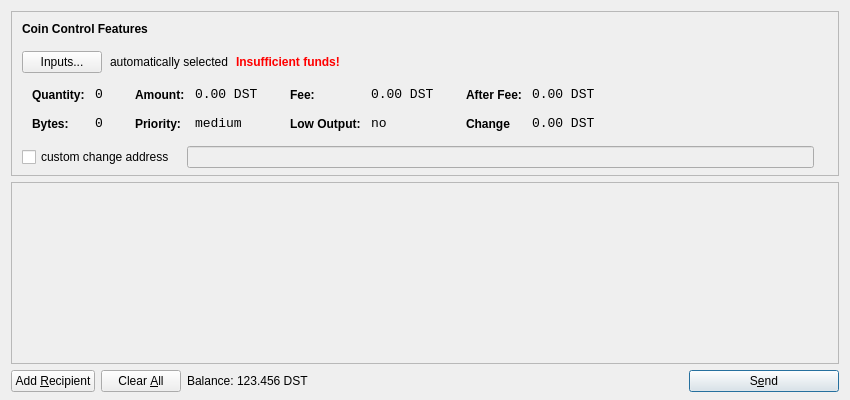
<?xml version="1.0" encoding="UTF-8"?>
<ui version="4.0">
 <class>SendCoinsDialog</class>
 <widget class="QDialog" name="SendCoinsDialog">
  <property name="geometry">
   <rect>
    <x>0</x>
    <y>0</y>
    <width>850</width>
    <height>400</height>
   </rect>
  </property>
  <property name="windowTitle">
   <string>Send Coins</string>
  </property>
  <layout class="QVBoxLayout" name="verticalLayout" stretch="0,1,0">
   <property name="bottomMargin">
    <number>8</number>
   </property>
   <item>
    <widget class="QFrame" name="frameCoinControl">
     <property name="sizePolicy">
      <sizepolicy hsizetype="Expanding" vsizetype="Expanding">
       <horstretch>0</horstretch>
       <verstretch>0</verstretch>
      </sizepolicy>
     </property>
     <property name="maximumSize">
      <size>
       <width>16777215</width>
       <height>16777215</height>
      </size>
     </property>
     <property name="frameShape">
      <enum>QFrame::StyledPanel</enum>
     </property>
     <property name="frameShadow">
      <enum>QFrame::Sunken</enum>
     </property>
     <layout class="QVBoxLayout" name="verticalLayoutCoinControl2">
      <property name="spacing">
       <number>6</number>
      </property>
      <property name="leftMargin">
       <number>0</number>
      </property>
      <property name="topMargin">
       <number>0</number>
      </property>
      <property name="rightMargin">
       <number>0</number>
      </property>
      <property name="bottomMargin">
       <number>6</number>
      </property>
      <item>
       <layout class="QVBoxLayout" name="verticalLayoutCoinControl" stretch="0,0,0,0,1">
        <property name="spacing">
         <number>0</number>
        </property>
        <property name="leftMargin">
         <number>10</number>
        </property>
        <property name="topMargin">
         <number>10</number>
        </property>
        <item>
         <layout class="QHBoxLayout" name="horizontalLayoutCoinControl1">
          <property name="bottomMargin">
           <number>15</number>
          </property>
          <item>
           <widget class="QLabel" name="labelCoinControlFeatures">
            <property name="sizePolicy">
             <sizepolicy hsizetype="Preferred" vsizetype="Maximum">
              <horstretch>0</horstretch>
              <verstretch>0</verstretch>
             </sizepolicy>
            </property>
            <property name="font">
             <font>
              <weight>75</weight>
              <bold>true</bold>
             </font>
            </property>
            <property name="styleSheet">
             <string notr="true">font-weight:bold;</string>
            </property>
            <property name="text">
             <string>Coin Control Features</string>
            </property>
           </widget>
          </item>
         </layout>
        </item>
        <item>
         <layout class="QHBoxLayout" name="horizontalLayoutCoinControl2" stretch="0,0,0,0">
          <property name="spacing">
           <number>8</number>
          </property>
          <property name="bottomMargin">
           <number>10</number>
          </property>
          <item>
           <widget class="QPushButton" name="pushButtonCoinControl">
            <property name="styleSheet">
             <string notr="true"/>
            </property>
            <property name="text">
             <string>Inputs...</string>
            </property>
           </widget>
          </item>
          <item>
           <widget class="QLabel" name="labelCoinControlAutomaticallySelected">
            <property name="text">
             <string>automatically selected</string>
            </property>
            <property name="margin">
             <number>5</number>
            </property>
           </widget>
          </item>
          <item>
           <widget class="QLabel" name="labelCoinControlInsuffFunds">
            <property name="font">
             <font>
              <weight>75</weight>
              <bold>true</bold>
             </font>
            </property>
            <property name="styleSheet">
             <string notr="true">color:red;font-weight:bold;</string>
            </property>
            <property name="text">
             <string>Insufficient funds!</string>
            </property>
            <property name="margin">
             <number>5</number>
            </property>
           </widget>
          </item>
          <item>
           <spacer name="horizontalSpacerCoinControl">
            <property name="orientation">
             <enum>Qt::Horizontal</enum>
            </property>
            <property name="sizeHint" stdset="0">
             <size>
              <width>40</width>
              <height>1</height>
             </size>
            </property>
           </spacer>
          </item>
         </layout>
        </item>
        <item>
         <widget class="QWidget" name="widgetCoinControl" native="true">
          <property name="sizePolicy">
           <sizepolicy hsizetype="Preferred" vsizetype="Preferred">
            <horstretch>0</horstretch>
            <verstretch>0</verstretch>
           </sizepolicy>
          </property>
          <property name="minimumSize">
           <size>
            <width>0</width>
            <height>0</height>
           </size>
          </property>
          <property name="styleSheet">
           <string notr="true"/>
          </property>
          <layout class="QHBoxLayout" name="horizontalLayoutCoinControl5">
           <property name="leftMargin">
            <number>0</number>
           </property>
           <property name="topMargin">
            <number>0</number>
           </property>
           <property name="rightMargin">
            <number>0</number>
           </property>
           <property name="bottomMargin">
            <number>0</number>
           </property>
           <item>
            <layout class="QHBoxLayout" name="horizontalLayoutCoinControl3" stretch="0,0,0,1">
             <property name="spacing">
              <number>20</number>
             </property>
             <property name="topMargin">
              <number>0</number>
             </property>
             <property name="bottomMargin">
              <number>10</number>
             </property>
             <item>
              <layout class="QFormLayout" name="formLayoutCoinControl1">
               <property name="horizontalSpacing">
                <number>10</number>
               </property>
               <property name="verticalSpacing">
                <number>14</number>
               </property>
               <property name="leftMargin">
                <number>10</number>
               </property>
               <property name="topMargin">
                <number>4</number>
               </property>
               <property name="rightMargin">
                <number>6</number>
               </property>
               <item row="0" column="0">
                <widget class="QLabel" name="labelCoinControlQuantityText">
                 <property name="styleSheet">
                  <string notr="true">font-weight:bold;</string>
                 </property>
                 <property name="text">
                  <string>Quantity:</string>
                 </property>
                 <property name="margin">
                  <number>0</number>
                 </property>
                </widget>
               </item>
               <item row="0" column="1">
                <widget class="QLabel" name="labelCoinControlQuantity">
                 <property name="font">
                  <font>
                   <family>Monospace</family>
                   <pointsize>10</pointsize>
                  </font>
                 </property>
                 <property name="cursor">
                  <cursorShape>IBeamCursor</cursorShape>
                 </property>
                 <property name="contextMenuPolicy">
                  <enum>Qt::ActionsContextMenu</enum>
                 </property>
                 <property name="text">
                  <string>0</string>
                 </property>
                 <property name="margin">
                  <number>0</number>
                 </property>
                 <property name="textInteractionFlags">
                  <set>Qt::LinksAccessibleByMouse|Qt::TextSelectableByKeyboard|Qt::TextSelectableByMouse</set>
                 </property>
                </widget>
               </item>
               <item row="1" column="0">
                <widget class="QLabel" name="labelCoinControlBytesText">
                 <property name="styleSheet">
                  <string notr="true">font-weight:bold;</string>
                 </property>
                 <property name="text">
                  <string>Bytes:</string>
                 </property>
                </widget>
               </item>
               <item row="1" column="1">
                <widget class="QLabel" name="labelCoinControlBytes">
                 <property name="font">
                  <font>
                   <family>Monospace</family>
                   <pointsize>10</pointsize>
                  </font>
                 </property>
                 <property name="cursor">
                  <cursorShape>IBeamCursor</cursorShape>
                 </property>
                 <property name="contextMenuPolicy">
                  <enum>Qt::ActionsContextMenu</enum>
                 </property>
                 <property name="text">
                  <string>0</string>
                 </property>
                 <property name="textInteractionFlags">
                  <set>Qt::LinksAccessibleByMouse|Qt::TextSelectableByKeyboard|Qt::TextSelectableByMouse</set>
                 </property>
                </widget>
               </item>
              </layout>
             </item>
             <item>
              <layout class="QFormLayout" name="formLayoutCoinControl2">
               <property name="horizontalSpacing">
                <number>10</number>
               </property>
               <property name="verticalSpacing">
                <number>14</number>
               </property>
               <property name="leftMargin">
                <number>6</number>
               </property>
               <property name="topMargin">
                <number>4</number>
               </property>
               <property name="rightMargin">
                <number>6</number>
               </property>
               <item row="0" column="0">
                <widget class="QLabel" name="labelCoinControlAmountText">
                 <property name="styleSheet">
                  <string notr="true">font-weight:bold;</string>
                 </property>
                 <property name="text">
                  <string>Amount:</string>
                 </property>
                 <property name="margin">
                  <number>0</number>
                 </property>
                </widget>
               </item>
               <item row="0" column="1">
                <widget class="QLabel" name="labelCoinControlAmount">
                 <property name="font">
                  <font>
                   <family>Monospace</family>
                   <pointsize>10</pointsize>
                  </font>
                 </property>
                 <property name="cursor">
                  <cursorShape>IBeamCursor</cursorShape>
                 </property>
                 <property name="contextMenuPolicy">
                  <enum>Qt::ActionsContextMenu</enum>
                 </property>
                 <property name="text">
                  <string notr="true">0.00 DST</string>
                 </property>
                 <property name="textInteractionFlags">
                  <set>Qt::LinksAccessibleByMouse|Qt::TextSelectableByKeyboard|Qt::TextSelectableByMouse</set>
                 </property>
                </widget>
               </item>
               <item row="1" column="0">
                <widget class="QLabel" name="labelCoinControlPriorityText">
                 <property name="styleSheet">
                  <string notr="true">font-weight:bold;</string>
                 </property>
                 <property name="text">
                  <string>Priority:</string>
                 </property>
                </widget>
               </item>
               <item row="1" column="1">
                <widget class="QLabel" name="labelCoinControlPriority">
                 <property name="font">
                  <font>
                   <family>Monospace</family>
                   <pointsize>10</pointsize>
                  </font>
                 </property>
                 <property name="cursor">
                  <cursorShape>IBeamCursor</cursorShape>
                 </property>
                 <property name="contextMenuPolicy">
                  <enum>Qt::ActionsContextMenu</enum>
                 </property>
                 <property name="text">
                  <string>medium</string>
                 </property>
                 <property name="textInteractionFlags">
                  <set>Qt::LinksAccessibleByMouse|Qt::TextSelectableByKeyboard|Qt::TextSelectableByMouse</set>
                 </property>
                </widget>
               </item>
              </layout>
             </item>
             <item>
              <layout class="QFormLayout" name="formLayoutCoinControl3">
               <property name="horizontalSpacing">
                <number>10</number>
               </property>
               <property name="verticalSpacing">
                <number>14</number>
               </property>
               <property name="leftMargin">
                <number>6</number>
               </property>
               <property name="topMargin">
                <number>4</number>
               </property>
               <property name="rightMargin">
                <number>6</number>
               </property>
               <item row="0" column="0">
                <widget class="QLabel" name="labelCoinControlFeeText">
                 <property name="styleSheet">
                  <string notr="true">font-weight:bold;</string>
                 </property>
                 <property name="text">
                  <string>Fee:</string>
                 </property>
                 <property name="margin">
                  <number>0</number>
                 </property>
                </widget>
               </item>
               <item row="0" column="1">
                <widget class="QLabel" name="labelCoinControlFee">
                 <property name="font">
                  <font>
                   <family>Monospace</family>
                   <pointsize>10</pointsize>
                  </font>
                 </property>
                 <property name="cursor">
                  <cursorShape>IBeamCursor</cursorShape>
                 </property>
                 <property name="contextMenuPolicy">
                  <enum>Qt::ActionsContextMenu</enum>
                 </property>
                 <property name="text">
                  <string notr="true">0.00 DST</string>
                 </property>
                 <property name="textInteractionFlags">
                  <set>Qt::LinksAccessibleByMouse|Qt::TextSelectableByKeyboard|Qt::TextSelectableByMouse</set>
                 </property>
                </widget>
               </item>
               <item row="1" column="0">
                <widget class="QLabel" name="labelCoinControlLowOutputText">
                 <property name="styleSheet">
                  <string notr="true">font-weight:bold;</string>
                 </property>
                 <property name="text">
                  <string>Low Output:</string>
                 </property>
                </widget>
               </item>
               <item row="1" column="1">
                <widget class="QLabel" name="labelCoinControlLowOutput">
                 <property name="font">
                  <font>
                   <family>Monospace</family>
                   <pointsize>10</pointsize>
                  </font>
                 </property>
                 <property name="cursor">
                  <cursorShape>IBeamCursor</cursorShape>
                 </property>
                 <property name="contextMenuPolicy">
                  <enum>Qt::ActionsContextMenu</enum>
                 </property>
                 <property name="text">
                  <string>no</string>
                 </property>
                 <property name="textInteractionFlags">
                  <set>Qt::LinksAccessibleByMouse|Qt::TextSelectableByKeyboard|Qt::TextSelectableByMouse</set>
                 </property>
                </widget>
               </item>
              </layout>
             </item>
             <item>
              <layout class="QFormLayout" name="formLayoutCoinControl4">
               <property name="horizontalSpacing">
                <number>10</number>
               </property>
               <property name="verticalSpacing">
                <number>14</number>
               </property>
               <property name="leftMargin">
                <number>6</number>
               </property>
               <property name="topMargin">
                <number>4</number>
               </property>
               <property name="rightMargin">
                <number>6</number>
               </property>
               <item row="0" column="0">
                <widget class="QLabel" name="labelCoinControlAfterFeeText">
                 <property name="styleSheet">
                  <string notr="true">font-weight:bold;</string>
                 </property>
                 <property name="text">
                  <string>After Fee:</string>
                 </property>
                 <property name="margin">
                  <number>0</number>
                 </property>
                </widget>
               </item>
               <item row="0" column="1">
                <widget class="QLabel" name="labelCoinControlAfterFee">
                 <property name="font">
                  <font>
                   <family>Monospace</family>
                   <pointsize>10</pointsize>
                  </font>
                 </property>
                 <property name="cursor">
                  <cursorShape>IBeamCursor</cursorShape>
                 </property>
                 <property name="contextMenuPolicy">
                  <enum>Qt::ActionsContextMenu</enum>
                 </property>
                 <property name="text">
                  <string notr="true">0.00 DST</string>
                 </property>
                 <property name="textInteractionFlags">
                  <set>Qt::LinksAccessibleByMouse|Qt::TextSelectableByKeyboard|Qt::TextSelectableByMouse</set>
                 </property>
                </widget>
               </item>
               <item row="1" column="0">
                <widget class="QLabel" name="labelCoinControlChangeText">
                 <property name="styleSheet">
                  <string notr="true">font-weight:bold;</string>
                 </property>
                 <property name="text">
                  <string>Change</string>
                 </property>
                </widget>
               </item>
               <item row="1" column="1">
                <widget class="QLabel" name="labelCoinControlChange">
                 <property name="font">
                  <font>
                   <family>Monospace</family>
                   <pointsize>10</pointsize>
                  </font>
                 </property>
                 <property name="cursor">
                  <cursorShape>IBeamCursor</cursorShape>
                 </property>
                 <property name="contextMenuPolicy">
                  <enum>Qt::ActionsContextMenu</enum>
                 </property>
                 <property name="text">
                  <string notr="true">0.00 DST</string>
                 </property>
                 <property name="textInteractionFlags">
                  <set>Qt::LinksAccessibleByMouse|Qt::TextSelectableByKeyboard|Qt::TextSelectableByMouse</set>
                 </property>
                </widget>
               </item>
              </layout>
             </item>
            </layout>
           </item>
          </layout>
         </widget>
        </item>
        <item>
         <layout class="QHBoxLayout" name="horizontalLayoutCoinControl4" stretch="0,0,0">
          <property name="spacing">
           <number>12</number>
          </property>
          <property name="sizeConstraint">
           <enum>QLayout::SetDefaultConstraint</enum>
          </property>
          <property name="topMargin">
           <number>5</number>
          </property>
          <property name="rightMargin">
           <number>5</number>
          </property>
          <item>
           <widget class="QCheckBox" name="checkBoxCoinControlChange">
            <property name="text">
             <string>custom change address</string>
            </property>
           </widget>
          </item>
          <item>
           <widget class="QLineEdit" name="lineEditCoinControlChange">
            <property name="enabled">
             <bool>false</bool>
            </property>
            <property name="sizePolicy">
             <sizepolicy hsizetype="Expanding" vsizetype="Fixed">
              <horstretch>0</horstretch>
              <verstretch>0</verstretch>
             </sizepolicy>
            </property>
           </widget>
          </item>
          <item>
           <widget class="QLabel" name="labelCoinControlChangeLabel">
            <property name="sizePolicy">
             <sizepolicy hsizetype="Preferred" vsizetype="Expanding">
              <horstretch>0</horstretch>
              <verstretch>0</verstretch>
             </sizepolicy>
            </property>
            <property name="minimumSize">
             <size>
              <width>0</width>
              <height>0</height>
             </size>
            </property>
            <property name="text">
             <string/>
            </property>
            <property name="margin">
             <number>3</number>
            </property>
           </widget>
          </item>
         </layout>
        </item>
        <item>
         <spacer name="verticalSpacerCoinControl">
          <property name="orientation">
           <enum>Qt::Vertical</enum>
          </property>
          <property name="sizeHint" stdset="0">
           <size>
            <width>800</width>
            <height>1</height>
           </size>
          </property>
         </spacer>
        </item>
       </layout>
      </item>
     </layout>
    </widget>
   </item>
   <item>
    <widget class="QScrollArea" name="scrollArea">
     <property name="widgetResizable">
      <bool>true</bool>
     </property>
     <widget class="QWidget" name="scrollAreaWidgetContents">
      <property name="geometry">
       <rect>
        <x>0</x>
        <y>0</y>
        <width>830</width>
        <height>172</height>
       </rect>
      </property>
      <layout class="QVBoxLayout" name="verticalLayout_2">
       <property name="leftMargin">
        <number>0</number>
       </property>
       <property name="topMargin">
        <number>0</number>
       </property>
       <property name="rightMargin">
        <number>0</number>
       </property>
       <property name="bottomMargin">
        <number>0</number>
       </property>
       <item>
        <layout class="QVBoxLayout" name="entries">
         <property name="spacing">
          <number>6</number>
         </property>
        </layout>
       </item>
       <item>
        <spacer name="verticalSpacer">
         <property name="orientation">
          <enum>Qt::Vertical</enum>
         </property>
         <property name="sizeHint" stdset="0">
          <size>
           <width>20</width>
           <height>40</height>
          </size>
         </property>
        </spacer>
       </item>
      </layout>
     </widget>
    </widget>
   </item>
   <item>
    <layout class="QHBoxLayout" name="horizontalLayout">
     <item>
      <widget class="QPushButton" name="addButton">
       <property name="toolTip">
        <string>Send to multiple recipients at once</string>
       </property>
       <property name="text">
        <string>Add &amp;Recipient</string>
       </property>
       <property name="autoDefault">
        <bool>false</bool>
       </property>
      </widget>
     </item>
     <item>
      <widget class="QPushButton" name="clearButton">
       <property name="sizePolicy">
        <sizepolicy hsizetype="Minimum" vsizetype="Fixed">
         <horstretch>0</horstretch>
         <verstretch>0</verstretch>
        </sizepolicy>
       </property>
       <property name="toolTip">
        <string>Remove all transaction fields</string>
       </property>
       <property name="text">
        <string>Clear &amp;All</string>
       </property>
       <property name="autoRepeatDelay">
        <number>300</number>
       </property>
       <property name="autoDefault">
        <bool>false</bool>
       </property>
      </widget>
     </item>
     <item>
      <layout class="QHBoxLayout" name="horizontalLayout_2">
       <property name="spacing">
        <number>3</number>
       </property>
       <item>
        <widget class="QLabel" name="label">
         <property name="sizePolicy">
          <sizepolicy hsizetype="Preferred" vsizetype="Fixed">
           <horstretch>0</horstretch>
           <verstretch>0</verstretch>
          </sizepolicy>
         </property>
         <property name="text">
          <string>Balance:</string>
         </property>
        </widget>
       </item>
       <item>
        <widget class="QLabel" name="labelBalance">
         <property name="sizePolicy">
          <sizepolicy hsizetype="Preferred" vsizetype="Fixed">
           <horstretch>0</horstretch>
           <verstretch>0</verstretch>
          </sizepolicy>
         </property>
         <property name="cursor">
          <cursorShape>IBeamCursor</cursorShape>
         </property>
         <property name="text">
          <string notr="true">123.456 DST</string>
         </property>
         <property name="textInteractionFlags">
          <set>Qt::LinksAccessibleByMouse|Qt::TextSelectableByKeyboard|Qt::TextSelectableByMouse</set>
         </property>
        </widget>
       </item>
      </layout>
     </item>
     <item>
      <spacer name="horizontalSpacer">
       <property name="orientation">
        <enum>Qt::Horizontal</enum>
       </property>
       <property name="sizeHint" stdset="0">
        <size>
         <width>40</width>
         <height>20</height>
        </size>
       </property>
      </spacer>
     </item>
     <item>
      <widget class="QPushButton" name="sendButton">
       <property name="minimumSize">
        <size>
         <width>150</width>
         <height>0</height>
        </size>
       </property>
       <property name="toolTip">
        <string>Confirm the send action</string>
       </property>
       <property name="text">
        <string>S&amp;end</string>
       </property>
       <property name="icon">
        <iconset resource="../bitcoin.qrc">
         <normaloff>:/icons/send</normaloff>:/icons/send</iconset>
       </property>
       <property name="default">
        <bool>true</bool>
       </property>
      </widget>
     </item>
    </layout>
   </item>
  </layout>
 </widget>
 <resources>
  <include location="../bitcoin.qrc"/>
 </resources>
 <connections/>
</ui>
